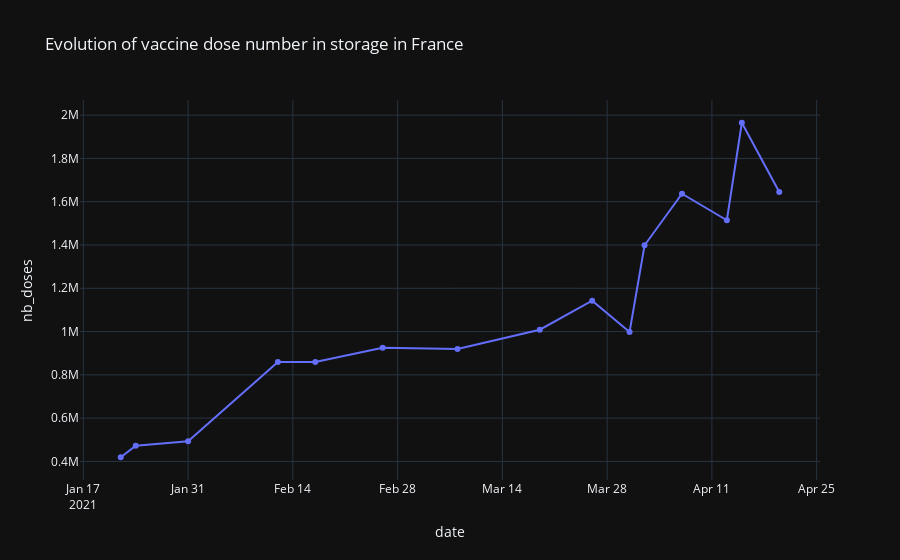

Write notebook code for a chart like this one.
### Code cell
line_charts.vacdoses()

### Figure 1 — Plotly figure (JSON) as saved in the notebook; plotly's stock layout.template omitted (floating-point values rounded to 4 significant figures)
{"data": [{"legendgroup": "", "line": {"color": "#636efa", "dash": "solid"}, "mode": "markers+lines", "name": "", "orientation": "v", "showlegend": false, "type": "scatter", "x": ["2021-01-22", "2021-01-24", "2021-01-31", "2021-02-12", "2021-02-17", "2021-02-26", "2021-03-08", "2021-03-19", "2021-03-26", "2021-03-31", "2021-04-02", "2021-04-07", "2021-04-13", "2021-04-15", "2021-04-20"], "xaxis": "x", "y": [419245, 472686, 492954, 859676, 859676, 925186, 919224, 1008668, 1142570, 998244, 1398712, 1636746, 1514314, 1964874, 1644508], "yaxis": "y"}], "layout": {"hoverlabel": {"bgcolor": "darkslategrey", "font": {"color": "white", "family": "Franklin Gothic Medium", "size": 16}}, "hovermode": "x unified", "legend": {"tracegroupgap": 0}, "title": {"text": "Evolution of vaccine dose number in storage in France"}, "xaxis": {"anchor": "y", "domain": [0, 1], "title": {"text": "date"}}, "yaxis": {"anchor": "x", "domain": [0, 1], "title": {"text": "nb_doses"}}}}
